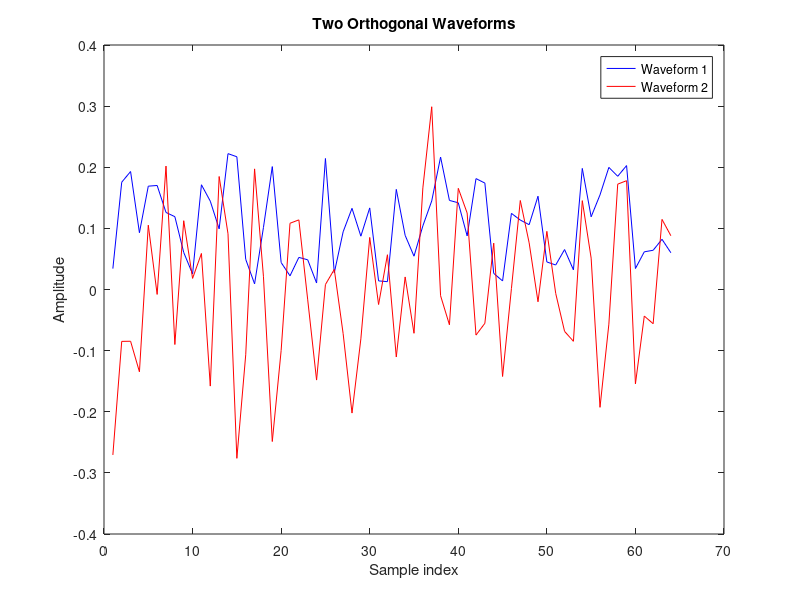

Source code (MATLAB):
% Generate two orthogonal waveforms

% Define parameters
N = 64;  % Number of samples per waveform

% Generate first waveform
w1 = rand(1, N);    % A simple example of a waveform
w1 = w1/norm(w1);   % Normalize the waveform

% Generate second waveform
w2 = randn(1, N);   % A random waveform
w2 = w2 - dot(w2,w1)*w1;   % Orthogonalize the waveform to the first waveform
w2 = w2/norm(w2);   % Normalize the waveform

% Plot the waveforms
t = 1:N;
figure
plot(t, w1, 'b', t, w2, 'r')
xlabel('Sample index')
ylabel('Amplitude')
legend('Waveform 1', 'Waveform 2')
title('Two Orthogonal Waveforms')
